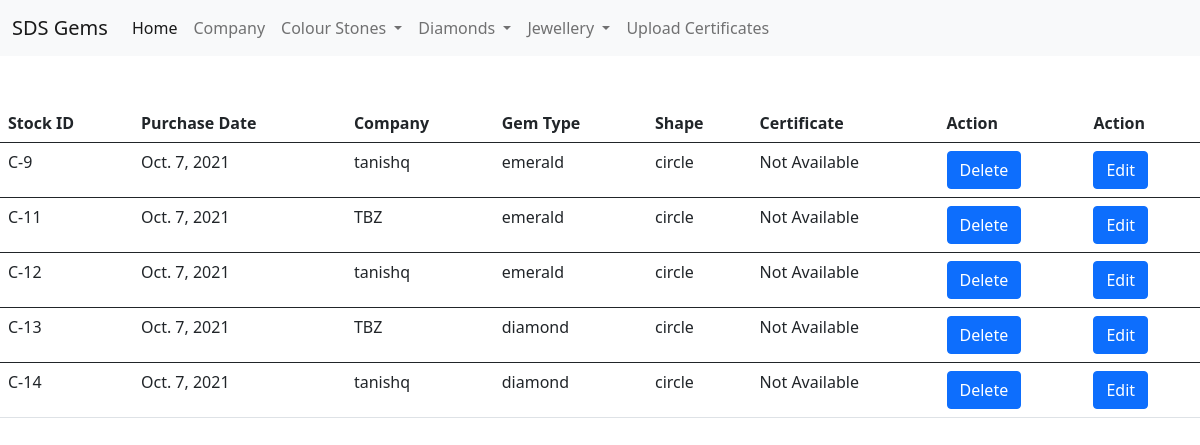
/showcs (signed in), run on an earlier commit of the app's database.
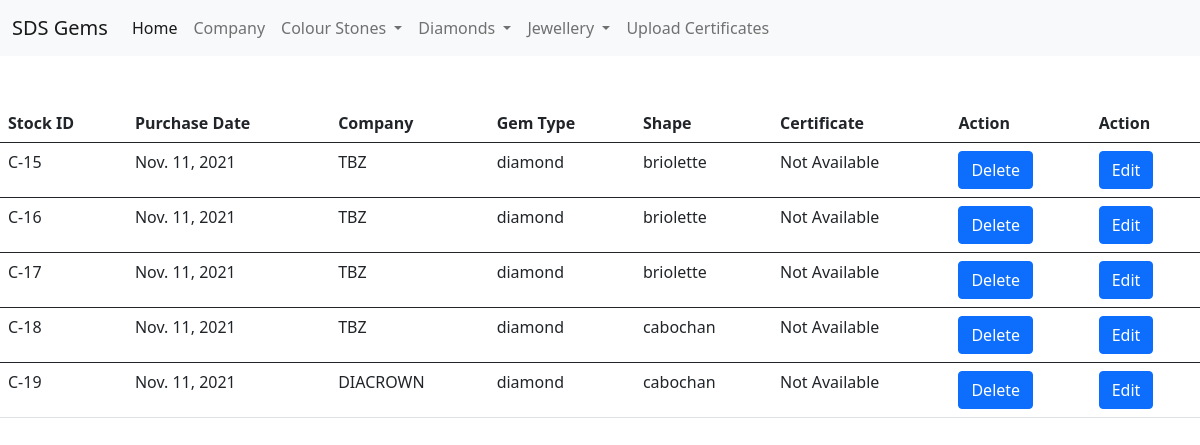
And on a later commit of the database.
### firstapp/models.py (models this page shows, shortened)
class PurchaseOfColorStones(models.Model):
    date = models.DateField()
    company_name = models.ForeignKey('CompanyInfo', on_delete=PROTECT)
    location = models.ForeignKey('location', on_delete=models.PROTECT, null=True)
    shape = models.ForeignKey(
        'shape_cs', on_delete=models.PROTECT, blank=True)
    gem_type = models.ForeignKey(
        'gemtype', on_delete=models.PROTECT, blank=True)
    origin = models.ForeignKey(
        'Origin_cs', on_delete=models.PROTECT, blank=True)
    Treatment = models.ForeignKey(
        'Treatment_cs', on_delete=models.PROTECT, blank=True)
    Clarity = models.CharField(max_length=30,null=True,blank=True)
    certificate_no = models.ForeignKey(
        'cert_no_cs', on_delete=models.PROTECT, blank=True)
    cert = models.ForeignKey(
        'certificate', on_delete=models.PROTECT, null=True, blank=True)
    colour = models.CharField(max_length=30)
    measurements = models.CharField(max_length=30,blank=True,null=True)
    lab = models.ForeignKey('Lab_cs', on_delete=models.PROTECT, blank=True)
    PCS = models.IntegerField()
    Weight = models.FloatField(null=True)
    Price = models.FloatField()
    units = models.CharField(max_length=30,blank=True,null=True)
    amount = models.DecimalField(decimal_places=2, max_digits=9)
    discount = models.PositiveSmallIntegerField(blank=True, null=True)
    discount_amount = models.DecimalField(
        decimal_places=2, max_digits=9, blank=True, null=True)
    total_val = models.DecimalField(
        decimal_places=2, max_digits=9, blank=True, null=True)
    purchaseapv = models.BooleanField(default=False)
    currency = models.ForeignKey('currencies', on_delete=models.PROTECT)
    tag_price = models.FloatField()
    rate = models.FloatField(null=True,blank=True)

class companyinfo(models.Model):
    date = models.DateField(auto_now_add=True)
    company_name = models.CharField(max_length=100)
    contact = models.CharField(max_length=20)
    address = models.TextField()
    country = models.ForeignKey(countries, on_delete=models.PROTECT)
    mobile_no = models.CharField(max_length=20)
    tel_no = models.CharField(max_length=20, null=True)
    email = models.EmailField()
    website = models.EmailField(max_length=150)
    pan_no = models.CharField(max_length=20)
    GST_no = models.CharField(max_length=20)
    line_id = models.CharField(max_length=20)
    wechat_id = models.CharField(max_length=50)
    def __str__(self):
         return self.company_name

class gemtype(models.Model):
    gem = models.CharField(max_length=50)
    def __str__(self):
        return self.gem

class shape_cs(models.Model):
    shape = models.CharField(max_length=30)
    def __str__(self):
        return self.shape

### firstapp/views.py (the view)
# urls.py: path('showcs', views.showcs, name="showcs"),
@login_required
def showcs(request):
    cs_obj = PurchaseOfColorStones.objects.all()
    context = {
        "show_cs": cs_obj,
    }
    return render(request, "showcs.html", context=context)

### firstapp/templates/showcs.html (shortened to what this page needs)
{% extends 'index.html' %}
{% block content %}
  <table class="table">
    <thead class="thead-dark">
      <tr>
        <th scope="col">Stock ID</th>
        <th scope="col">Purchase Date</th>
        <th scope="col">Company</th>
        <th scope="col">Gem Type</th>
        <th scope="col">Shape</th>
        <th scope="col">Certificate</th>
        <th scope="col">Action</th>
        <th scope="col">Action</th>
      </tr>
    </thead>
  {% for obj in show_cs %}
    <tbody>
      <tr class="something">
        <td>C-{{obj.id}}</td>
        <td>{{obj.date}}</td>
        <td>{{obj.company_name}}</td>
        <td>{{obj.gem_type}}</td>
        <td>{{obj.shape}}</td>
        {% if obj.cert.file %}
        <td><a href="/media/{{ obj.cert.file }}"> Certficate Details</a></td>
        {% else %}
        <td> Not Available</td>
        {%endif%}
        <td><a class="btn btn-primary" href="{% url 'deleteid_cs' idno=obj.id %}" >Delete</a></td>
        <td><a class="btn btn-primary" href="{% url 'update_cs' ck=obj.id %}">Edit</a></td>
      </tr>
      </tbody>
      {%endfor%}
  </table>
  {% endblock content %}

What changed in the data, as far as the page shows it:
removed PurchaseOfColorStones: id "9", date "Oct. 7, 2021", company_name "tanishq", gem_type "emerald", shape "circle", shows "Not Available"
removed PurchaseOfColorStones: id "11", date "Oct. 7, 2021", company_name "TBZ", gem_type "emerald", shape "circle", shows "Not Available"
removed PurchaseOfColorStones: id "12", date "Oct. 7, 2021", company_name "tanishq", gem_type "emerald", shape "circle", shows "Not Available"
removed PurchaseOfColorStones: id "13", date "Oct. 7, 2021", company_name "TBZ", gem_type "diamond", shape "circle", shows "Not Available"
removed PurchaseOfColorStones: id "14", date "Oct. 7, 2021", company_name "tanishq", gem_type "diamond", shape "circle", shows "Not Available"
added PurchaseOfColorStones: id "15", date "Nov. 11, 2021", company_name "TBZ", gem_type "diamond", shape "briolette", shows "Not Available"
added PurchaseOfColorStones: id "16", date "Nov. 11, 2021", company_name "TBZ", gem_type "diamond", shape "briolette", shows "Not Available"
added PurchaseOfColorStones: id "17", date "Nov. 11, 2021", company_name "TBZ", gem_type "diamond", shape "briolette", shows "Not Available"
added PurchaseOfColorStones: id "18", date "Nov. 11, 2021", company_name "TBZ", gem_type "diamond", shape "cabochan", shows "Not Available"
added PurchaseOfColorStones: id "19", date "Nov. 11, 2021", company_name "DIACROWN", gem_type "diamond", shape "cabochan", shows "Not Available"
